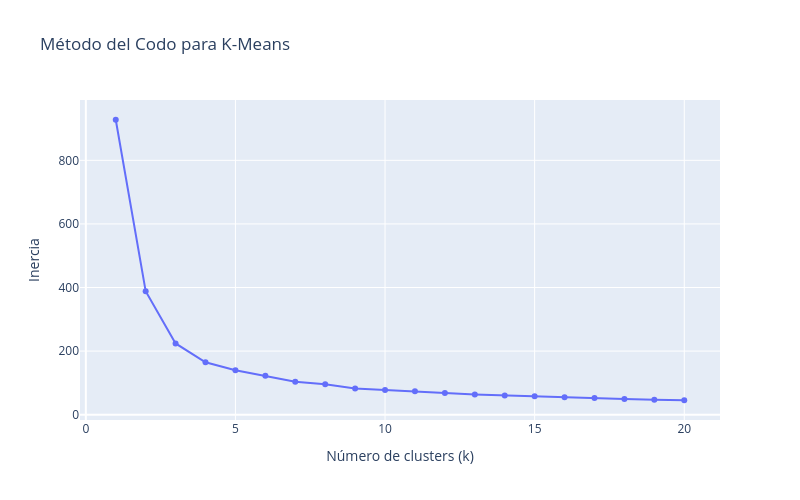

Notebook code for this chart:
### Code cell
fig = px.line(
    x=list(k_values),
    y=inertias,
    markers=True,
    title="Método del Codo para K-Means",
    labels={"x": "Número de clusters (k)", "y": "Inercia"},
)

fig.update_layout(width=800, height=500)
fig.show()

### Figure 1 — Plotly figure (JSON) as saved in the notebook; plotly's stock layout.template omitted (floating-point values rounded to 4 significant figures)
{"data": [{"hovertemplate": "Número de clusters (k)=%{x}<br>Inercia=%{y}<extra></extra>", "legendgroup": "", "line": {"color": "#636efa", "dash": "solid"}, "marker": {"symbol": "circle"}, "mode": "lines+markers", "name": "", "orientation": "v", "showlegend": false, "type": "scatter", "x": [1, 2, 3, 4, 5, 6, 7, 8, 9, 10, 11, 12, 13, 14, 15, 16, 17, 18, 19, 20], "xaxis": "x", "y": [927.6, 388.2, 224.1, 164.8, 139.8, 122.7, 103.7, 95.8, 82.6, 77.88, 73.92, 67.99, 63.36, 60.18, 57.7, 54.68, 52.37, 48.99, 46.9, 45.41], "yaxis": "y"}], "layout": {"height": 500, "legend": {"tracegroupgap": 0}, "title": {"text": "Método del Codo para K-Means"}, "width": 800, "xaxis": {"anchor": "y", "domain": [0, 1], "title": {"text": "Número de clusters (k)"}}, "yaxis": {"anchor": "x", "domain": [0, 1], "title": {"text": "Inercia"}}}}
